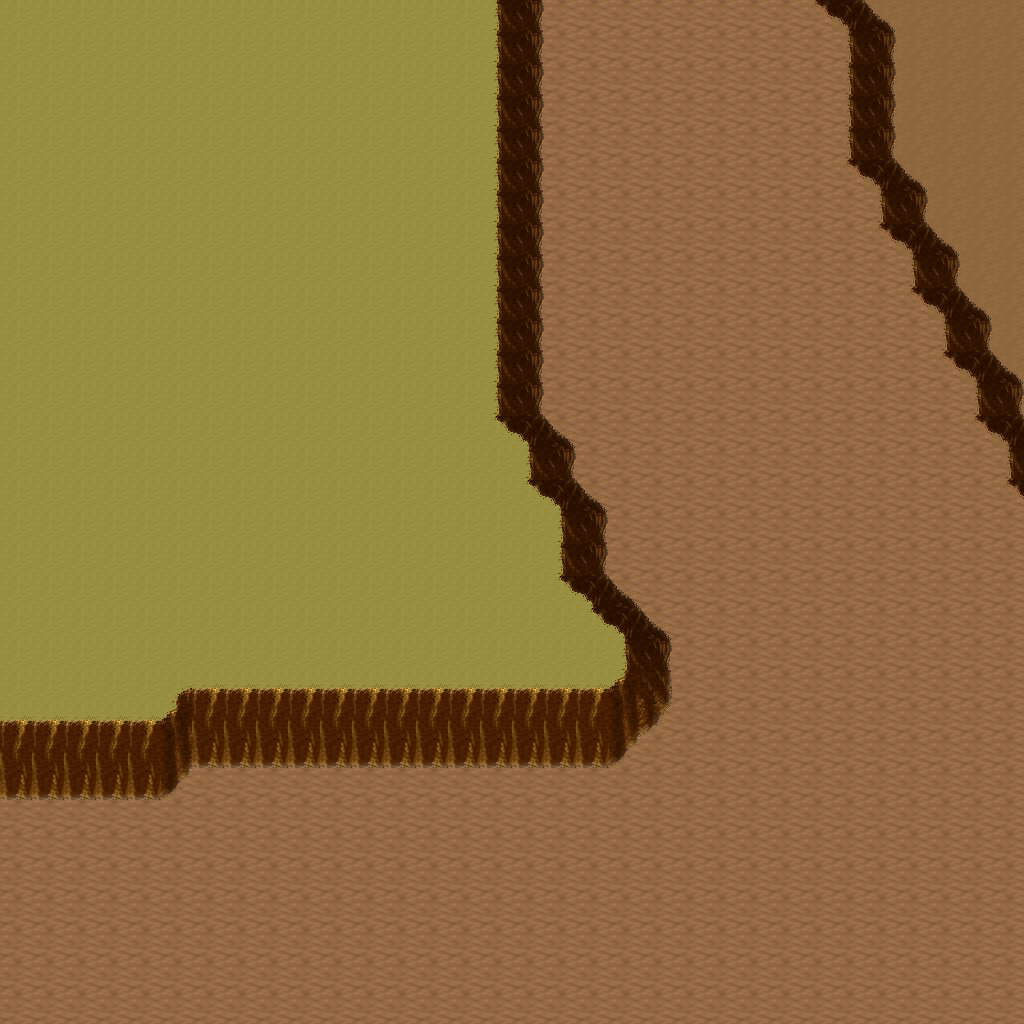

Rendered tile map (Tiled .tmx) drawn with the repository's tilesets; below, a short description and the map source with its tile grids summarised:
An orthogonal 32x32 tile map with 32x32 px tiles, 5 tile layers (Ground, Objects, Objects2, Above, ...), 1 hidden layer not drawn, 8 tilesets.

<map version="1.10" tiledversion="1.11.0" orientation="orthogonal" renderorder="right-down" width="32" height="32" tilewidth="32" tileheight="32" infinite="0" nextlayerid="11" nextobjectid="1">
 <tileset firstgid="1" name="logic_collision" tilewidth="32" tileheight="32" tilecount="1" columns="1">
  <image source="../drawable/logic_collision.png" width="32" height="32" />
 </tileset>
 <tileset firstgid="2" name="ground_ground" tilewidth="32" tileheight="32" tilecount="33" columns="3">
  <image source="../drawable/ground_ground.png" width="96" height="352" />
 </tileset>
 <tileset firstgid="35" name="ground_ridge_earth_pale" tilewidth="32" tileheight="32" tilecount="96" columns="12">
  <image source="../drawable/ground_ridge_earth_pale.png" width="384" height="256" />
 </tileset>
 <tileset firstgid="131" name="ground_ridge_earth_dark" tilewidth="32" tileheight="32" tilecount="96" columns="12">
  <image source="../drawable/ground_ridge_earth_dark.png" width="384" height="256" />
 </tileset>
 <tileset firstgid="227" name="terrain_desert" tilewidth="32" tileheight="32" tilecount="88" columns="8">
  <image source="../drawable/terrain_desert.png" width="256" height="352" />
 </tileset>
 <tileset firstgid="315" name="plant_tree_tree_darkgreen" tilewidth="32" tileheight="32" tilecount="88" columns="8">
  <image source="../drawable/plant_tree_tree_darkgreen.png" width="256" height="352" />
 </tileset>
 <tileset firstgid="403" name="ground_sand_2" tilewidth="32" tileheight="32" tilecount="15" columns="5">
  <image source="../drawable/ground_sand_2.png" width="160" height="96" />
 </tileset>
 <tileset firstgid="418" name="plant_cactus_2" tilewidth="32" tileheight="32" tilecount="10" columns="5">
  <image source="../drawable/plant_cactus_2.png" width="160" height="64" />
 </tileset>
 <layer id="1" name="Ground" width="32" height="32">
  <data>[1024 cells, 1024 non-empty, 3 distinct tile ids]</data>
 </layer>
 <layer id="2" name="Objects" width="32" height="32">
  <data>[1024 cells, 145 non-empty, 15 distinct tile ids]</data>
 </layer>
 <layer id="3" name="Objects2" width="32" height="32">
  <data>[1024 cells, 0 non-empty, 0 distinct tile ids]</data>
 </layer>
 <layer id="4" name="Above" width="32" height="32">
  <data>[1024 cells, 0 non-empty, 0 distinct tile ids]</data>
 </layer>
 <layer id="5" name="Above2" width="32" height="32">
  <data>[1024 cells, 0 non-empty, 0 distinct tile ids]</data>
 </layer>
 <layer id="6" name="Walkable" width="32" height="32" visible="0">
  <data>[1024 cells, 76 non-empty, 1 distinct tile ids]</data>
 </layer>
 <objectgroup id="7" name="Mapevents" />
 <objectgroup id="8" name="Spawn" />
 <objectgroup id="9" name="Keys" />
 <objectgroup id="10" name="Replace" />
</map>
